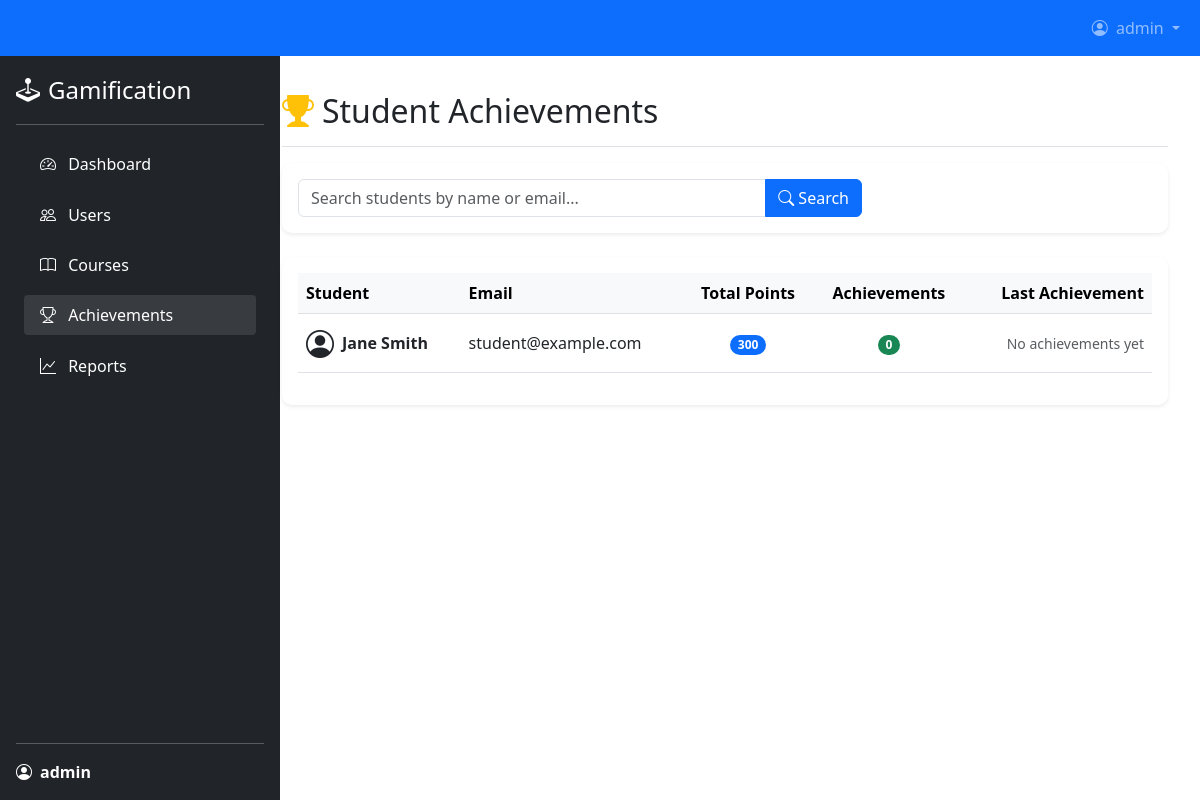
The app's page /admin/achievements/index.php (signed in) with its own data.
### tables this page shows
CREATE TABLE `users` (
  `id` int(11) NOT NULL,
  `username` varchar(50) NOT NULL,
  `email` varchar(100) NOT NULL,
  `password` varchar(255) NOT NULL,
  `first_name` varchar(50) DEFAULT NULL,
  `last_name` varchar(50) DEFAULT NULL,
  `profile_picture` varchar(255) DEFAULT 'default.jpg',
  `bio` text DEFAULT NULL,
  `is_active` tinyint(1) DEFAULT 1,
  `is_verified` tinyint(1) DEFAULT 0,
  `verification_token` varchar(100) DEFAULT NULL,
  `reset_token` varchar(100) DEFAULT NULL,
  `reset_expires` datetime DEFAULT NULL,
  `last_login` datetime DEFAULT NULL,
  `created_at` timestamp NOT NULL DEFAULT current_timestamp(),
  `updated_at` timestamp NOT NULL DEFAULT current_timestamp() ON UPDATE current_timestamp(),
  `points` int(11) DEFAULT 0,
  `level` int(11) DEFAULT 1,
  `experience` int(11) DEFAULT 0,
  `next_level_exp` int(11) DEFAULT 100
);

### admin/achievements/index.php (the view, shortened to what this page needs)
<?php
require_once __DIR__ . '/../../config/database.php';
$search = isset($_GET['search']) ? trim($_GET['search']) : '';
$query = "
    SELECT
        u.id as user_id,
        CONCAT(u.first_name, ' ', u.last_name) as student_name,
        u.email,
        u.points,
        COUNT(ua.achievement_id) as achievement_count,
        MAX(ua.achieved_at) as last_achievement
    FROM users u
    LEFT JOIN user_roles ur ON u.id = ur.user_id
    LEFT JOIN roles r ON ur.role_id = r.id AND r.name = 'student'
    LEFT JOIN user_achievements ua ON u.id = ua.user_id
    WHERE r.name = 'student'";
$query .= " GROUP BY u.id
           ORDER BY u.last_name, u.first_name";
$stmt = $conn->prepare($query);
$stmt->execute();
$result = $stmt->get_result();
include '../includes/header.php';
?>
<div class="d-flex justify-content-between flex-wrap flex-md-nowrap align-items-center pt-3 pb-2 mb-3 border-bottom">
    <h1 class="h2">
        <i class="bi bi-trophy-fill text-warning me-2"></i>Student Achievements
    </h1>
</div>
<div class="card mb-4">
    <div class="card-body">
        <form method="get" class="row g-3">
            <div class="col-md-8">
                <div class="input-group">
                    <input type="text" class="form-control" name="search" placeholder="Search students by name or email..."
                           value="<?php echo htmlspecialchars($search); ?>">
                    <button class="btn btn-primary" type="submit">
                        <i class="bi bi-search"></i> Search
                    </button>
                </div>
            </div>
        </form>
    </div>
</div>
<div class="card">
    <div class="card-body">
        <?php if ($result->num_rows > 0): ?>
            <div class="table-responsive">
                <table class="table table-hover align-middle">
                    <thead class="table-light">
                        <tr>
                            <th>Student</th>
                            <th>Email</th>
                            <th class="text-center">Total Points</th>
                            <th class="text-center">Achievements</th>
                            <th class="text-end">Last Achievement</th>
                        </tr>
                    </thead>
                    <tbody>
                        <?php while ($row = $result->fetch_assoc()): ?>
                            <tr style="cursor: pointer;"
                                onclick="window.location='view.php?user_id=<?php echo $row['user_id']; ?>'"
                                class="hover-bg">
                                <td>
                                    <div class="d-flex align-items-center">
                                        <div class="avatar me-2">
                                            <i class="bi bi-person-circle fs-3"></i>
                                        </div>
                                        <div>
                                            <div class="fw-semibold"><?php echo htmlspecialchars($row['student_name']); ?></div>
                                        </div>
                                    </div>
                                </td>
                                <td><?php echo htmlspecialchars($row['email']); ?></td>
                                <td class="text-center">
                                    <span class="badge bg-primary rounded-pill">
                                        <?php echo number_format($row['points']); ?>
                                    </span>
                                </td>
                                <td class="text-center">
                                    <span class="badge bg-success rounded-pill">
                                        <?php echo $row['achievement_count']; ?>
                                    </span>
                                </td>
                                <td class="text-end text-muted small">
                                    <?php
                                    if ($row['last_achievement']) {
                                        echo date('M j, Y', strtotime($row['last_achievement']));
                                    } else {
                                        echo 'No achievements yet';
                                    }
                                    ?>
                                </td>
                            </tr>
                        <?php endwhile; ?>
                    </tbody>
                </table>
            </div>
        <?php endif; ?>
    </div>
</div>
<?php include '../includes/footer.php'; ?>

### admin/includes/header.php (style rules this page uses)
.card { border: none; border-radius: 10px; box-shadow: 0 0.125rem 0.25rem rgba(0, 0, 0, 0.075); margin-bottom: 20px; }

### records on screen
users: student_name "Jane Smith", email "student@example.com", points "300", achievement_count "0"

### other values on screen
$_SESSION['username'] "admin"
